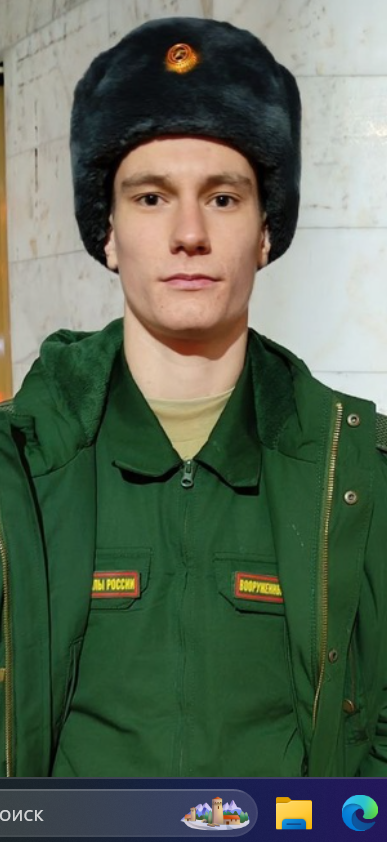
#> input picture Maxim_Sh/lab_1/genius.png, 387 x 842 px
$ python task6.py
#> lines starting #> are read from the running program, lines starting #| are printed output that depends on the picture; after the words box and inside, x2 and y2 are one past the last pixel; in counts of white or black regions, pixels touching at a corner belong together
import cv2 as cv
import numpy as np


def crossImg(path):
#> called with path = './genius.png'
    img = cv.imread(path)
#> img is the input picture: shape (842, 387, 3); mean B, G, R 85.4, 103.2, 89.9
    img_copy = img.copy()

    h, w = img.shape[:2]
#> h = 842; w = 387
    color = (0, 0, 0)
    thickness = 1
    width = 10
    mask_width = width + thickness
    size = min(w, h) // 4
#> size = 96
    center_x = w // 2
#> center_x = 193
    center_y = h // 2
#> center_y = 421

    mask1 = np.zeros_like(img)
    mask2 = np.zeros_like(img)

    cv.rectangle(mask1, (center_x - mask_width, center_y - size),
                 (center_x + mask_width, center_y + size), (255, 255, 255), -1)
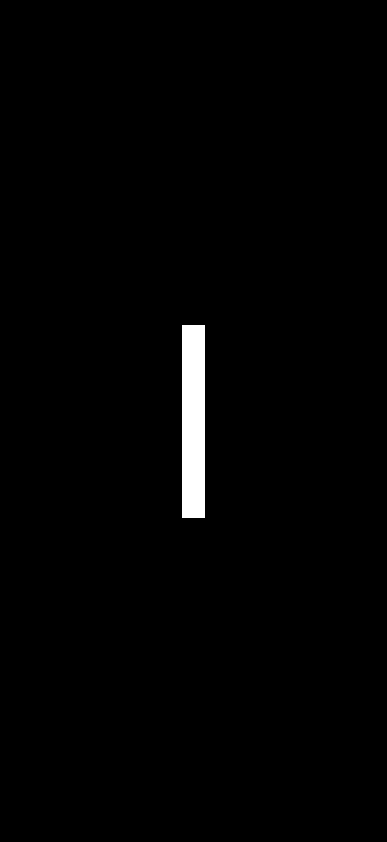
#> mask1: shape (842, 387, 3); 1.4% white; 1 white region, box (x1, y1, x2, y2) and area: (182, 325, 205, 518) 4439
    cv.rectangle(mask2, (center_x - size, center_y - mask_width),
                 (center_x + size, center_y + mask_width), (255, 255, 255), -1)
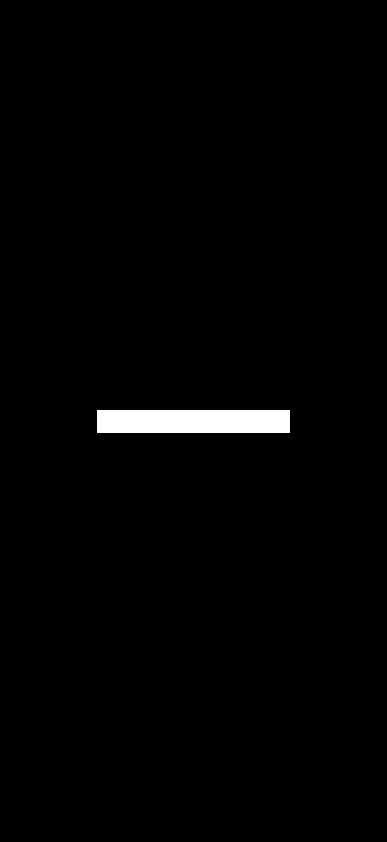
#> mask2: shape (842, 387, 3); 1.4% white; 1 white region, box (x1, y1, x2, y2) and area: (97, 410, 290, 433) 4439

    intersection = cv.bitwise_and(mask1, mask2)

    cv.rectangle(img, (center_x - width, center_y - size),
                 (center_x + width, center_y + size), color, thickness, cv.LINE_AA)
    cv.rectangle(img, (center_x - size, center_y - width),
                 (center_x + size, center_y + width), color, thickness, cv.LINE_AA)

    img[intersection == 255] = img_copy[intersection == 255]
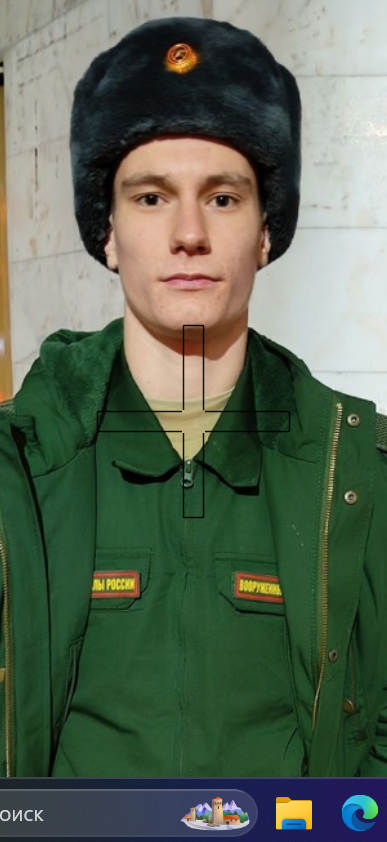
#> img: shape (842, 387, 3); mean B, G, R 85.2, 102.9, 89.7

    cv.imshow("Cross Without Intersection", img)
    cv.waitKey(0)
    cv.destroyAllWindows()


if __name__ == "__main__":
    crossImg("./genius.png")

$ run again, with Maxim_Sh/lab_1/img.png copied over Maxim_Sh/lab_1/genius.png
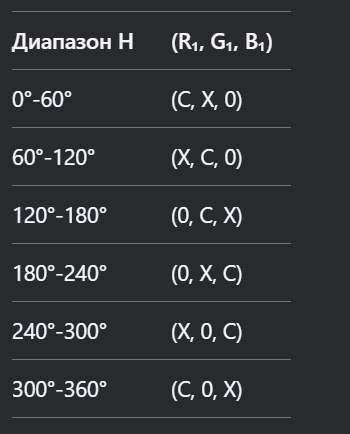
#> input picture Maxim_Sh/lab_1/img.png, 350 x 434 px
#> in crossImg, img is the input picture: shape (434, 350, 3); mean B, G, R 54.2, 51.3, 50.2
#> in crossImg, `cv.rectangle(mask1, (center_x - mask_width, center_y - size), (center_..`:
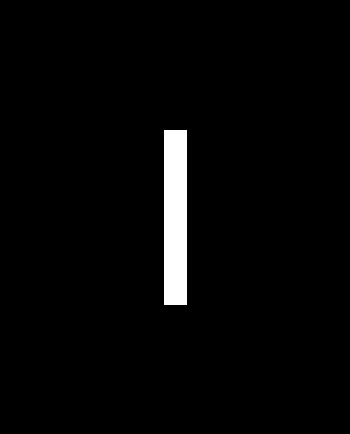
#> mask1: shape (434, 350, 3); 2.6% white; 1 white region, box (x1, y1, x2, y2) and area: (164, 130, 187, 305) 4025
#> mask2: shape (434, 350, 3); 2.6% white; 1 white region, box (x1, y1, x2, y2) and area: (88, 206, 263, 229) 4025
#> in crossImg, `cv.rectangle(img, (center_x - size, center_y - width), (center_x + siz..`:
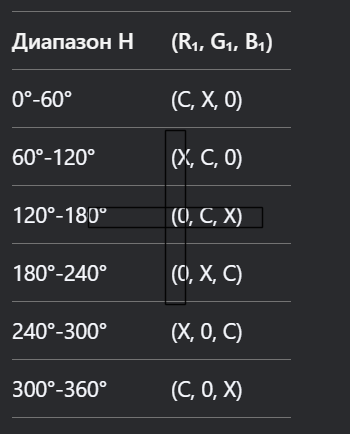
#> img: shape (434, 350, 3); mean B, G, R 53.8, 50.9, 49.9
